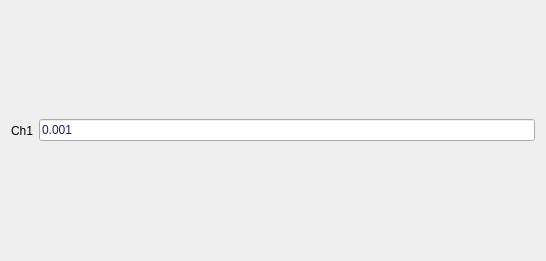
<?xml version="1.0" encoding="UTF-8"?>
<ui version="4.0">
 <class>Form</class>
 <widget class="QWidget" name="Form">
  <property name="geometry">
   <rect>
    <x>0</x>
    <y>0</y>
    <width>546</width>
    <height>261</height>
   </rect>
  </property>
  <property name="windowTitle">
   <string>Form</string>
  </property>
  <layout class="QHBoxLayout" name="horizontalLayout">
   <item>
    <widget class="QLabel" name="label1">
     <property name="text">
      <string>Ch1</string>
     </property>
    </widget>
   </item>
   <item>
    <widget class="QLineEdit" name="R1">
     <property name="styleSheet">
      <string notr="true">QLineEdit:enabled { color: rgb(25,25,112); font: bold 16pt &quot;DejaVu Sans&quot;; }
QLineEdit:!enabled { color: rgb(169,169,169); font: bold 16pt &quot;DejaVu Sans&quot;; }
</string>
     </property>
     <property name="text">
      <string>0.001</string>
     </property>
     <property name="readOnly">
      <bool>true</bool>
     </property>
    </widget>
   </item>
  </layout>
 </widget>
 <resources/>
 <connections/>
</ui>
